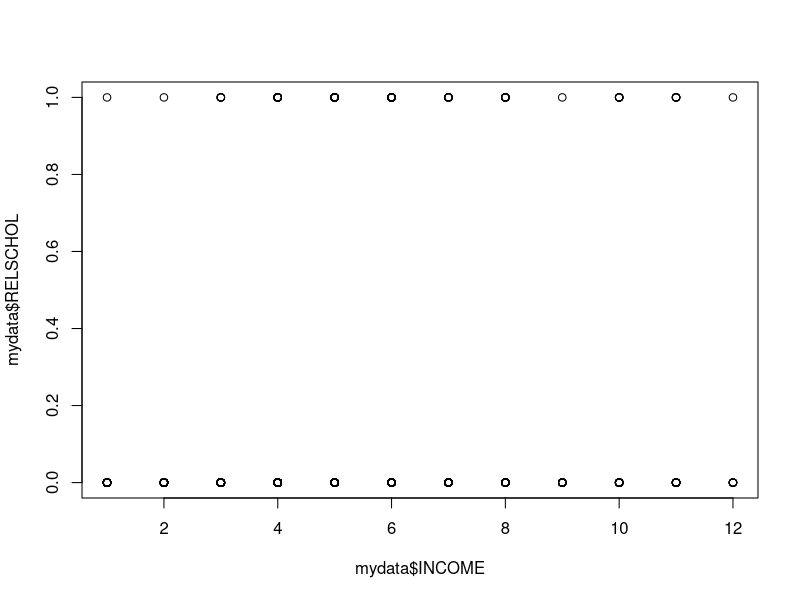
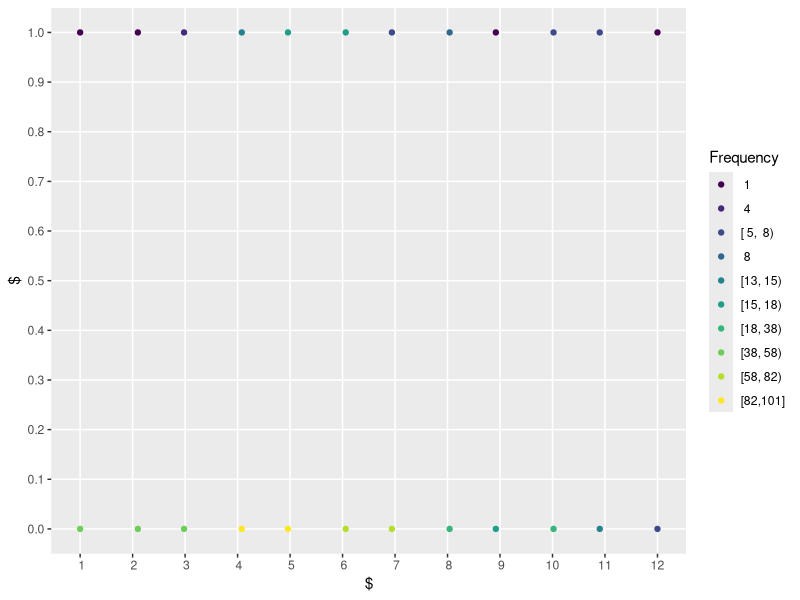
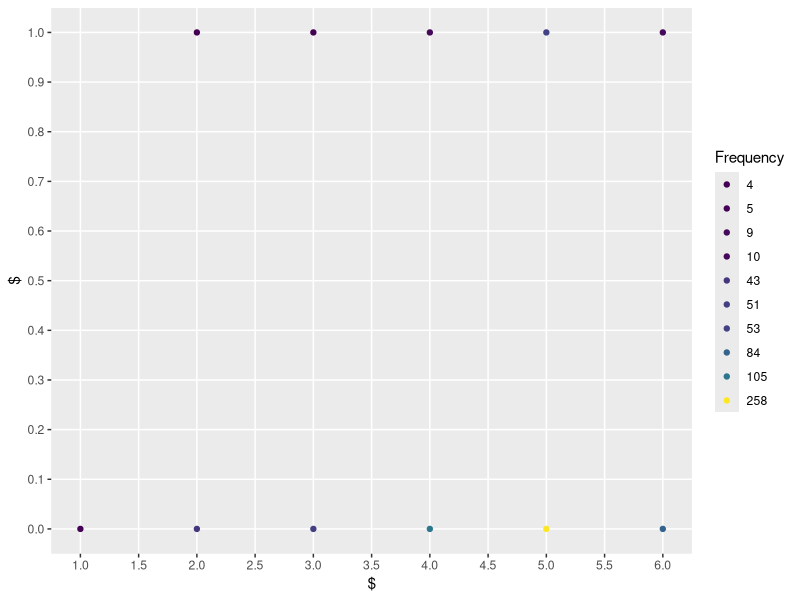
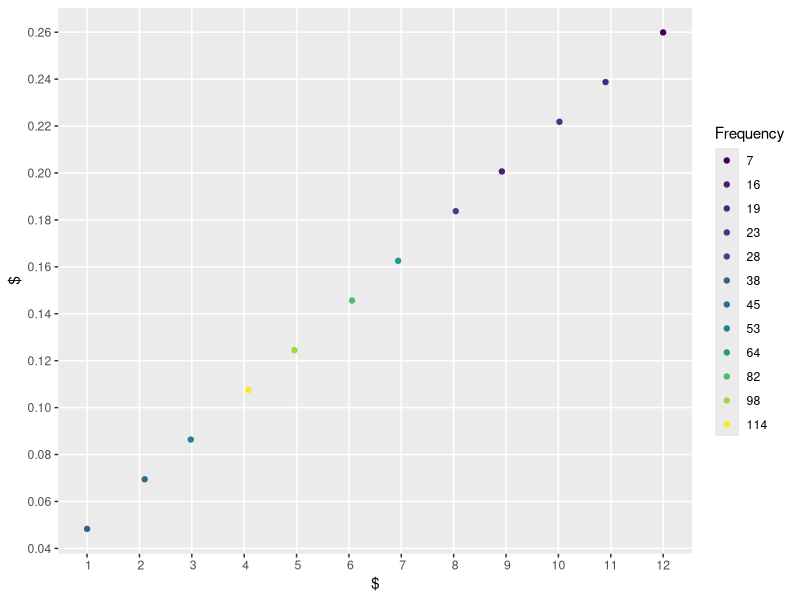
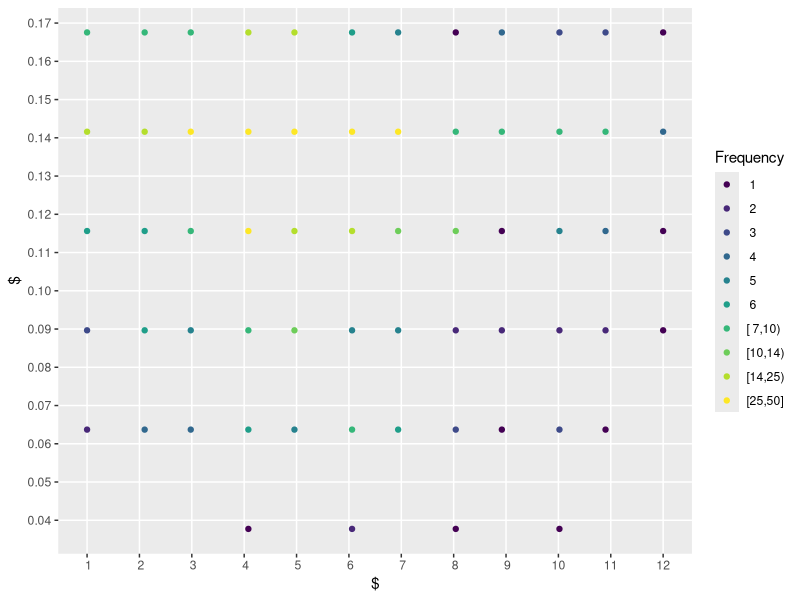

R code for these plots, in order:
## ---- chunk 1
setwd('/Users/robin/Desktop/CompAssign5')
mydata <- read.csv(file="RELIGION.csv",head=TRUE,sep=",")
mydata
## ---- chunk 2
sum(mydata$RELSCHOL)/nrow(mydata)

## ---- chunk 3
sum(mydata$RELSCHOL)/(nrow(mydata)-sum(mydata$RELSCHOL))
## ---- chunk 4
1-(sum(mydata$RELSCHOL)/nrow(mydata))
## ---- chunk 5
(nrow(mydata)-sum(mydata$RELSCHOL))/sum(mydata$RELSCHOL)
## ---- chunk 6
relrace=table(mydata$RELSCHOL,mydata$RACE)
names(dimnames(relrace)) <- c("Religious", "Race")
relrace
## ---- chunk 7
prop.table(relrace)
## ---- chunk 8
prop.table(relrace, 1)
## ---- chunk 9
prop.table(relrace, 2)
## ---- chunk 10
plot(mydata$INCOME,mydata$RELSCHOL)
## ---- chunk 11
library(ggplot2)
library(Hmisc)
ggfreqScatter(mydata$INCOME,mydata$RELSCHOL)
## ---- chunk 12
mydata$D_Income=ifelse(mydata$INCOME>=6,1,0)
## ---- chunk 13
D_IncRace=table(mydata$D_Income, mydata$RELSCHOL)
names(dimnames(D_IncRace)) <- c("D_Income", "RELSCHOL")
D_IncRace
## ---- chunk 14
prop.table(D_IncRace, 2)
## ---- chunk 15
ggfreqScatter(mydata$ATTEND,mydata$RELSCHOL)
## ---- chunk 16
ATTRace=table(mydata$ATTEND, mydata$RELSCHOL)
names(dimnames(ATTRace)) <- c("ATTEND", "RELSCHOL")
ATTRace
## ---- chunk 17
prop.table(ATTRace, 1)
## ---- chunk 18
mydata=na.omit(mydata) 
## ---- chunk 19
model1=glm(mydata$RELSCHOL~mydata$RACE)
model1
## ---- chunk 20
summary(model1)
## ---- chunk 21
BIC(model1)
## ---- chunk 22
model2=glm(mydata$RELSCHOL~mydata$INCOME)
model2
print(paste("BIC",BIC(model2)))
## ---- chunk 23
mydata$PI=predict(model2)

ggfreqScatter(mydata$INCOME,mydata$PI)
## ---- chunk 24
model3=glm(mydata$RELSCHOL~mydata$ATTEND)
model3
print(paste("BIC",BIC(model3)))
## ---- chunk 25
mydata$PI2=predict(model3)

ggfreqScatter(mydata$INCOME,mydata$PI2)
## ---- chunk 26
model4=glm(mydata$RELSCHOL~mydata$RACE+mydata$INCOME+mydata$ATTEND)
model4
print(paste("BIC",BIC(model4)))
## ---- chunk 27
mydata$P=predict(model1)
predictTbl=table(mydata$P,mydata$RELSCHOL)
names(dimnames(predictTbl)) <- c("Model1", "RELSCHOL")
predictTbl
## ---- chunk 28

predictTbl=table(mydata$PI,mydata$RELSCHOL)
names(dimnames(predictTbl)) <- c("Model2", "RELSCHOL")
predictTbl
## ---- chunk 29

predictTbl=table(mydata$PI2,mydata$RELSCHOL)
names(dimnames(predictTbl)) <- c("Model3", "RELSCHOL")
predictTbl
